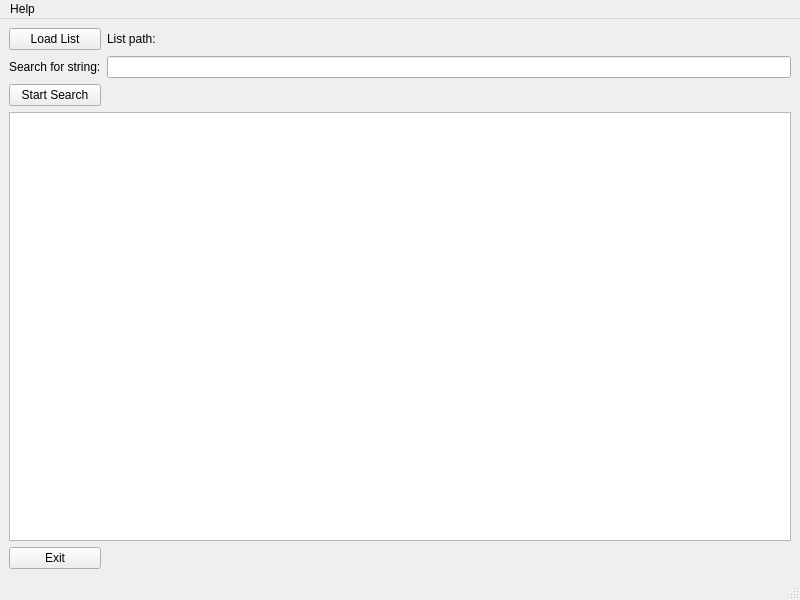
<?xml version="1.0" encoding="UTF-8"?>
<ui version="4.0">
 <class>MainWindow</class>
 <widget class="QMainWindow" name="MainWindow">
  <property name="geometry">
   <rect>
    <x>0</x>
    <y>0</y>
    <width>800</width>
    <height>600</height>
   </rect>
  </property>
  <property name="windowTitle">
   <string>List Searcher</string>
  </property>
  <widget class="QWidget" name="centralwidget">
   <layout class="QGridLayout" name="gridLayout">
    <item row="2" column="0">
     <widget class="QLabel" name="label">
      <property name="text">
       <string>Search for string:</string>
      </property>
     </widget>
    </item>
    <item row="3" column="0">
     <widget class="QPushButton" name="StartSearch">
      <property name="text">
       <string>Start Search</string>
      </property>
     </widget>
    </item>
    <item row="2" column="1">
     <widget class="QLineEdit" name="SearchString"/>
    </item>
    <item row="0" column="0">
     <widget class="QPushButton" name="LoadList">
      <property name="text">
       <string>Load List</string>
      </property>
     </widget>
    </item>
    <item row="0" column="1">
     <widget class="QLabel" name="label_ListPath">
      <property name="text">
       <string>List path:</string>
      </property>
     </widget>
    </item>
    <item row="4" column="0" colspan="2">
     <widget class="QTextBrowser" name="textBrowser"/>
    </item>
    <item row="5" column="0">
     <widget class="QPushButton" name="exit_button">
      <property name="text">
       <string>Exit</string>
      </property>
     </widget>
    </item>
   </layout>
  </widget>
  <widget class="QMenuBar" name="menubar">
   <property name="geometry">
    <rect>
     <x>0</x>
     <y>0</y>
     <width>800</width>
     <height>25</height>
    </rect>
   </property>
   <widget class="QMenu" name="menuHelp">
    <property name="title">
     <string>Help</string>
    </property>
    <addaction name="actionAbout"/>
    <addaction name="actionHelp"/>
   </widget>
   <addaction name="menuHelp"/>
  </widget>
  <widget class="QStatusBar" name="statusbar"/>
  <action name="actionAbout">
   <property name="text">
    <string>About</string>
   </property>
  </action>
  <action name="actionHelp">
   <property name="text">
    <string>Help</string>
   </property>
  </action>
 </widget>
 <resources/>
 <connections/>
</ui>
